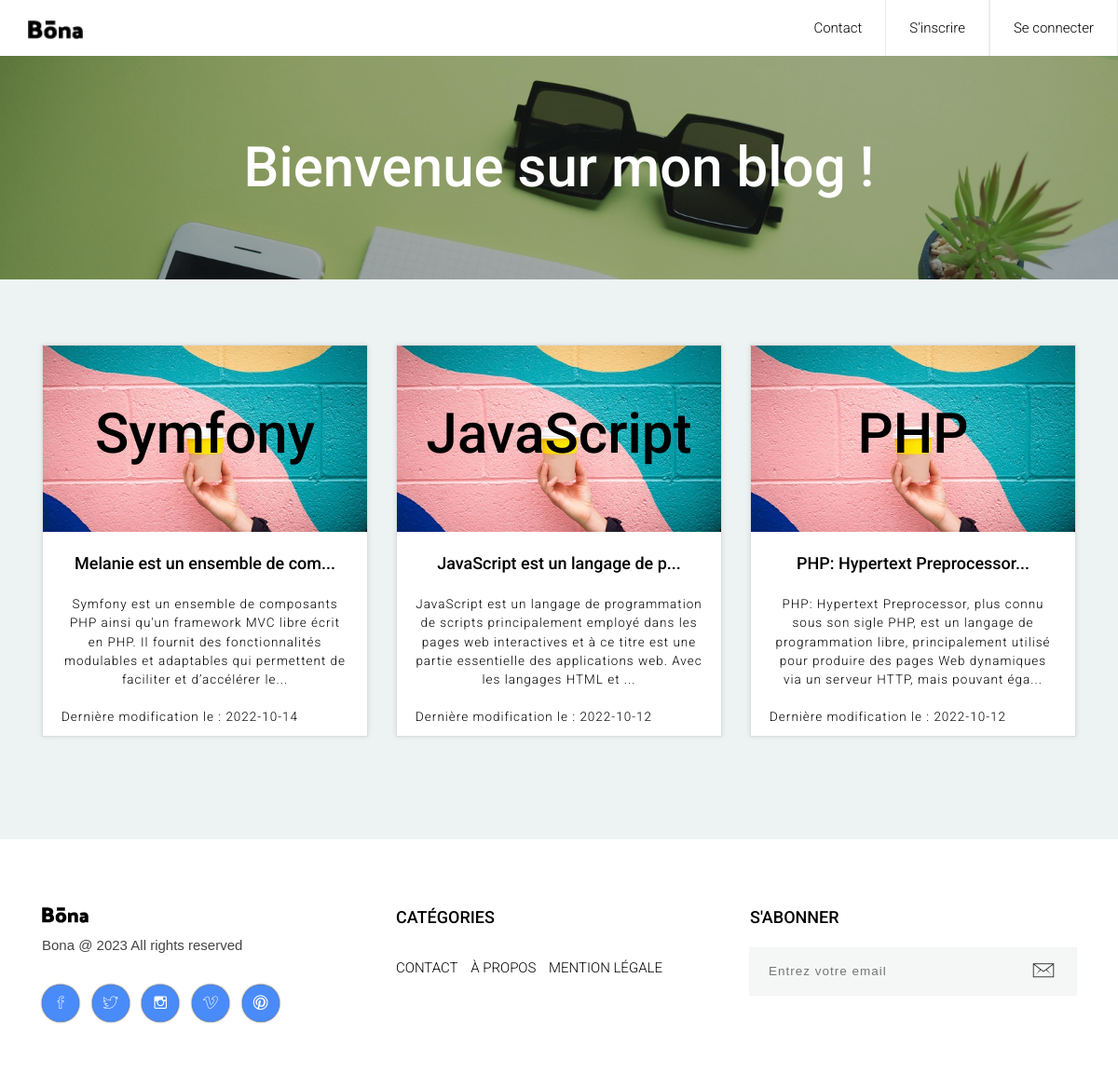
The page / on the database its author committed.
### tables this page shows
CREATE TABLE `post` (
  `id` int(11) NOT NULL,
  `id_user` int(11) NOT NULL,
  `id_category` int(11) NOT NULL,
  `title` varchar(255) NOT NULL,
  `content` text NOT NULL,
  `chapo` varchar(255) NOT NULL,
  `dateCreated` date NOT NULL,
  `dateUpdated` date DEFAULT NULL
);

### index.php (called while the page is built)
<?php
require_once('controllers/Router.php');
$router = new Router();
$router->routeReq();
?>

### models/Model.php (called while the page is built, shortened)
<?php
abstract class Model
{
    protected static $bdd;
    private static function setBdd()
    {
        self::$bdd = new PDO('mysql:host=localhost;dbname=oc_p5_maxime','root','root');
        self::$bdd->setAttribute(PDO::ATTR_ERRMODE, PDO::ERRMODE_WARNING);
    }
    protected function getBdd()
    {
        if (self::$bdd == null) {
            return self::$bdd;
        }
    }
}

### models/PostManager.php (called while the page is built, shortened)
<?php
class PostManager extends Model
{
    public function getPosts()
    {
        return $this->getAll('post', 'Post');
    }
    private function getAll($table, $obj)
    {
        $result = [];
        $req = self::$bdd->prepare("SELECT * FROM $table ORDER BY id desc ");
        $req->execute();
        while($data = $req->fetch(PDO::FETCH_ASSOC)){
            $result[] = $data;
        }
        return $result;
    }
}

### views/viewHome.php (the view)
<div class="slider" style="height: 30%">
    <div class="display-table  center-text">
		<?php if (isset($_SESSION['id'])) { ?>
        	<h1 class="title display-table-cell"><b><?= $_SESSION['firstName'] .' '. $_SESSION['lastName'] ?>, le développeur qu’il vous faut !</b></h1>
		<?php } else { ?>
			<h1 class="title display-table-cell"><b>Bienvenue sur mon blog !</b></h1>
		<?php } ?>
    </div>
</div>
<section class="blog-area section">
	<div class="container">
		<div class="row">
			<?php foreach ($posts as $post): ?>
			<div class="col-lg-4 col-md-6">
				<div class="card h-100">
					<div class="single-post post-style-1" style="padding-bottom:0%">
						<div class="blog-image" style="position: relative;">
							<img src="public/images/default-post.jpg" alt="Blog Image">
							<h1 class="title" style="position: absolute; top: 50%; left: 50%; transform: translate(-50%, -50%);"><b><?= substr($post['title'], 0, 10) ?></b></h1>
						</div>
						<div class="blog-info">
                            <h4 class="title" style="padding: 20px 10px 0px"><a href="post&id=<?= $post['id'] ?>"><b><?= substr($post['chapo'], 0, 30). "..." ?></b></a></h4>
						</div>
						<div class="blog-info" style="padding: 20px 10px 0px">
							<h6 class="title" style="padding: 0px 10px 10px"><?= substr($post['content'], 0, 200). "..." ?></h6>
						</div>
						<div class="blog-info" style="padding: 10px 10px 0px">
							<?php if (isset($post['dateUpdated'])): ?>
								<h6 class="title" style="padding: 0px 10px 10px;text-align: left;">Dernière modification le : <?= $post['dateUpdated'] ?></h6>
							<?php else: ?>
								<h6 class="title" style="padding: 0px 10px 10px;text-align: left;">Publié le : <?= $post['dateCreated'] ?></h6>
							<?php endif; ?>
						</div>
					</div>
				</div>
			</div>
			<?php endforeach ?>
		</div>
	</div>
</section>

### views/template.php (shortened to what this page needs)
<!DOCTYPE HTML>
<html lang="en">
	<head>
		<link href="public/common-css/bootstrap.css" rel="stylesheet">
		<link href="public/common-css/ionicons.css" rel="stylesheet">
		<link href="public/layout-1/css/styles.css" rel="stylesheet">
		<link href="public/layout-1/css/responsive.css" rel="stylesheet">
		<link href="public/single-post-3/css/styles.css" rel="stylesheet">
		<link href="public/single-post-3/css/responsive.css" rel="stylesheet">
		<link href="public/css/style.css" rel="stylesheet">
	</head>
	<body>
		<header>
			<div class="container-fluid position-relative no-side-padding">
				<a href="post&home" class="logo"><img src="public/images/logo.png" alt="Logo Image"></a>
				<ul class="main-menu visible-on-click">
					<?php if (isset($_SESSION['id'])) { ?>
						<li><a href="user&disconnect">Se déconnecter</a></li>
						<?php if (($_SESSION['role']) == 1) { ?>
							<li><a href="admin&newPost">Nouvel article</a></li>
						<?php } ?>
						<li><a href="user&profile"><?php echo $_SESSION['firstName'] ?></a></li>
					<?php } else { ?>
						<li><a href="user&connect">Se connecter</a></li>
						<li><a href="user&register">S’inscrire</a></li>
					<?php } ?>
					<li><a href="service&contact">Contact</a></li>
				</ul>
			</div>
		</header>
  		<?= $content ?>
		<footer>
			<div class="container">
				<div class="row">
					<div class="col-lg-4 col-md-6">
						<div class="footer-section">
							<a class="logo" href="#"><img src="public/images/logo.png" alt="Logo Image"></a>
							<p class="copyright">Bona @ <?= date("Y") ?> All rights reserved</p>
							<ul class="icons">
								<li><a href="#"><i class="ion-social-facebook-outline"></i></a></li>
								<li><a href="#"><i class="ion-social-twitter-outline"></i></a></li>
								<li><a href="#"><i class="ion-social-instagram-outline"></i></a></li>
								<li><a href="#"><i class="ion-social-vimeo-outline"></i></a></li>
								<li><a href="#"><i class="ion-social-pinterest-outline"></i></a></li>
							</ul>
						</div>
					</div>
					<div class="col-lg-4 col-md-6">
							<div class="footer-section">
							<h4 class="title"><b>CATÉGORIES</b></h4>
							<ul>
								<li><a href="service&contact">CONTACT</a></li>
								<li><a href="#">À PROPOS</a></li>
								<li><a href="#">MENTION LÉGALE</a></li>
							</ul>
						</div>
					</div>
					<div class="col-lg-4 col-md-6">
						<div class="footer-section">
							<h4 class="title"><b>S'ABONNER</b></h4>
							<div class="input-area">
								<form>
									<input class="email-input" type="text" placeholder="Entrez votre email">
									<button class="submit-btn" type="submit"><i class="icon ion-ios-email-outline"></i></button>
								</form>
							</div>
						</div>
					</div>
				</div>
			</div>
		</footer>
	</body>
</html>

### controllers/Router.php (shortened to what this page needs)
<?php
require_once 'views/View.php';
class Router
{
    public function routeReq()
    {
        try {
            $url = '';
            if (isset($_GET['url'])) {
                $url = explode('/', filter_var($_GET['url'], FILTER_SANITIZE_URL));
                $controller = ucfirst(strtolower($url[0]));
                $controllerClass = "Controller".$controller;
                $controllerFile = "controllers/".$controllerClass.".php";
                if (file_exists($controllerFile)) {
                    require_once($controllerFile);
                    $this->ctrl = new $controllerClass($url);
                } else {
                    throw new \Exception("Page introuvable", 1);
                }
            } else {
                require_once('controllers/ControllerHome.php');
                $this->ctrl = new ControllerHome($url);
            }
        } catch (\Exception $e) {
            $errorMsg = $e->getMessage();
            $this->_view = new View('Error');
            $this->_view->generate(array('errorMsg' => $errorMsg));
        }
    }
}

### controllers/ControllerHome.php (shortened to what this page needs)
<?php
require_once 'views/View.php';
class ControllerHome
{
    public function __construct()
    {
        if (isset($url) && count($url) > 1) {
            throw new \Exception("Page introuvable", 1);
        } else {
            $this->posts();
        }
    }
    private function posts(): void
    {
        $this->postManager = new PostManager();
        $posts = $this->postManager->getPosts();
        $this->view = new View('Home');
        $this->view->generate(array('posts' => $posts));
    }
}
 ?>

### views/View.php (shortened to what this page needs)
<?php
class View
{
    private $file;
    private $title;
    function __construct($action)
    {
        $this->file = 'views/view'.$action.'.php';
    }
    public function generate($data)
    {
        $content = $this->generateFile($this->file, $data);
        $view = $this->generateFile('views/template.php', array('t' => $this->title, 'content' => $content));
        echo $view;
    }
    private function generateFile($file, $data)
    {
        if (file_exists($file)) {
            extract($data);
            require $file;
            return ob_get_clean();
        } else {
            throw new \Exception("Fichier ".$file." introuvable", 1);
        }
    }
}

### public/layout-1/css/styles.css (style rules this page uses)
html { font-size: 100%; height: 100%; overflow-x: hidden; touch-action: manipulation; }
body { font-size: 15px; font-family: 'Roboto', sans-serif; width: 100%; height: 100%; margin: 0; font-weight: 300; -webkit-font-smoothing: antialiased; -moz-osx-font-smoothing: grayscale; word-wrap: break-word; background: #EDF3F3; color: #000; }
h1, h2, h3, h4, h5, h6, p, a, ul, span, li, img { margin: 0; padding: 0; font-weight: 300; }
h1,h2,h3,h4,h5,h6 { line-height: 1.5; }
p { line-height: 1.6; font-family: 'Maven Pro', sans-serif; font-weight: 400; color: #444; }
h1 { font-size: 4em; line-height: 1; }
h4 { font-size: 1.2em; }
h6 { font-size: .9em; letter-spacing: 1px; }
a, button { display: inline-block; text-decoration: none; color: inherit; transition: all .3s; }
b { font-weight: 500; }
img { width: 100%; }
li { list-style: none; display: inline-block; }
header { font-weight: 400; }
.section { padding: 70px 0 40px; }
.center-text { text-align: center; }
.display-table { display: table; height: 100%; width: 100%; }
.display-table-cell { display: table-cell; vertical-align: middle; }
.card { background: transparent; border: 0; }
.no-side-padding { padding-right: 0px; padding-left: 0px; }
.icon { font-size: 2em; }
header { overflow: hidden; background: #fff; box-shadow: 0px 2px 10px rgba(0,0,0, .3); }
header .logo { float: left; height: 20px; margin: 20px 30px; }
header .logo img { height: 100%; width: auto; }
header .main-menu { display: inline-block; float: right; }
header .main-menu > li { float: right; }
header .main-menu > li > a { height: 60px; line-height: 60px; padding: 0 25px; border-right: 1px solid #eee; }
header .main-menu > li:first-child > a { border-left: 1px solid #eee; }
.slider { height: 300px; width: 100%; background-image: url(../../images/slider-1.jpg); background-size: cover; }
.blog-area .row div[class^="col"] { margin-bottom: 30px; }
.blog-area { text-align: center; background: #EDF3F3; }
.blog-area .single-post { height: 100%; position: relative; padding-bottom: 45px; overflow: hidden; box-shadow: 0px 0px 5px rgba(0,0,0,.1); border: 1px solid #ddd; background: #fff; }
.blog-area .single-post .title { padding: 20px 30px 30px; }
.post-style-1 .blog-image { max-height: 200px; overflow: hidden; }
.display-table .display-table-cell.title { padding: 30px; }
footer { padding: 70px 0 30px; background: #fff; }
footer .footer-section { margin-bottom: 40px; }
footer .footer-section .title { margin-bottom: 20px; }
footer .footer-section ul > li { margin-right: 10px; margin-top: 10px; }
footer .copyright { margin: 10px 0; }
footer .icons > li > a { height: 40px; width: 40px; border-radius: 40px; line-height: 40px; text-align: center; transition: all .3s; font-size: 1.2em; box-shadow: 0px 0px 2px rgba(0,0,0,1); background: #498BF9; color: #fff; }
footer .input-area { position: relative; height: 50px; width: 100%; box-shadow: 0px 0px 1px #bbb; background: #F5F7F6; }
footer .input-area .email-input { position: absolute; top: 0; bottom: 0; left: 0; right: 0; width: 100%; padding: 0 70px 0 20px; background: transparent; border: 0; outline: 0; }
footer .input-area .submit-btn { position: absolute; top: 0; bottom: 0; right: 0; width: 50px; background: none; border: 0; outline: 0; margin-right: 10px; opacity: .8; cursor: pointer; transition: all .2s; }

### rows shown on the page
post: title "Symfony", chapo "Melanie est un ensemble de com", content "Symfony est un ensemble de composants PHP ainsi qu'un framework MVC libre écrit en PHP. Il fournit des fonctionnalités modulables et adaptables qui permettent de faciliter et d’accélérer le", dateUpdated "2022-10-14"
post: title "JavaScript", chapo "JavaScript est un langage de p", content "JavaScript est un langage de programmation de scripts principalement employé dans les pages web interactives et à ce titre est une partie essentielle des applications web. Avec les langages HTML et", dateUpdated "2022-10-12"
post: title "PHP", chapo "PHP: Hypertext Preprocessor", content "PHP: Hypertext Preprocessor, plus connu sous son sigle PHP, est un langage de programmation libre, principalement utilisé pour produire des pages Web dynamiques via un serveur HTTP, mais pouvant éga", dateUpdated "2022-10-12"
